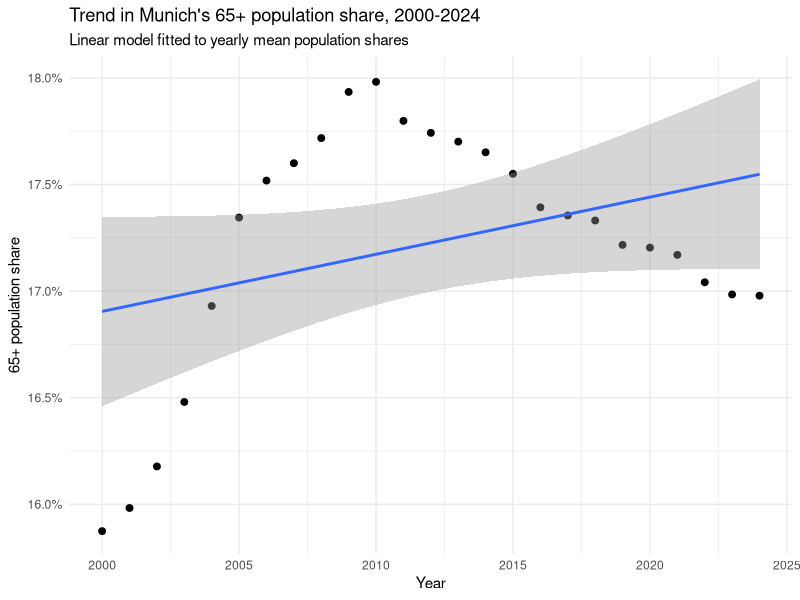

Generate this figure with R:
library(tidyverse)

age_structure_share <- read_csv("data/processed/age_structure_share.csv")

age_65_share <- age_structure_share %>%
  filter(
    year >= 2000,
    year <= 2024,
    str_detect(age_group, "Rentner")
  ) %>%
  transmute(
    year,
    population_share,
    population_share_percent = population_share * 100
  )

age_65_share_model <- lm(
  population_share_percent ~ year,
  data = age_65_share
)

age_65_share_model_summary <- tibble(
  term = names(coef(age_65_share_model)),
  estimate = unname(coef(age_65_share_model)),
  standard_error = summary(age_65_share_model)$coefficients[, "Std. Error"],
  statistic = summary(age_65_share_model)$coefficients[, "t value"],
  p_value = summary(age_65_share_model)$coefficients[, "Pr(>|t|)"]
)

write_csv(
  age_65_share,
  "data/processed/age_65_share_model_data.csv"
)

write_csv(
  age_65_share_model_summary,
  "data/processed/age_65_share_model_summary.csv"
)

age_65_share_model_plot <- age_65_share %>%
  ggplot(aes(x = year, y = population_share_percent)) +
  geom_point(size = 2) +
  geom_smooth(method = "lm", se = TRUE, linewidth = 1) +
  scale_y_continuous(labels = scales::label_number(suffix = "%")) +
  labs(
    title = "Trend in Munich's 65+ population share, 2000-2024",
    subtitle = "Linear model fitted to yearly mean population shares",
    x = "Year",
    y = "65+ population share"
  ) +
  theme_minimal()

ggsave(
  filename = "figures/age_65_share_model_plot.png",
  plot = age_65_share_model_plot,
  width = 8,
  height = 5,
  dpi = 300
)
